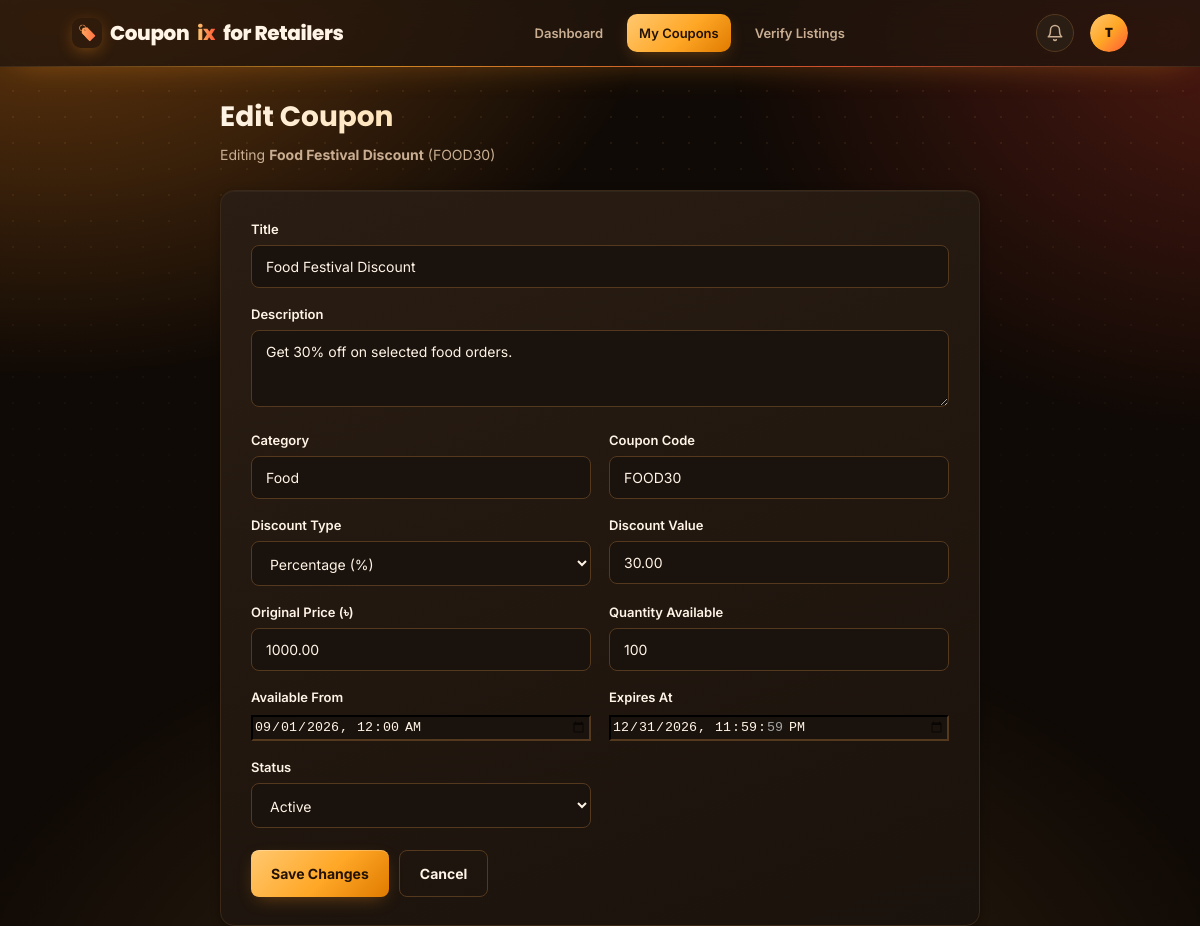
Page /retailer-coupon-edit.php?id=1 (signed in) on the committed database.
### tables this page shows
CREATE TABLE coupons (
    id INT UNSIGNED AUTO_INCREMENT PRIMARY KEY,

    title VARCHAR(150) NOT NULL,

    description TEXT DEFAULT NULL,

    retailer_name VARCHAR(100) NOT NULL DEFAULT 'Couponix Marketplace',

    retailer_id INT UNSIGNED DEFAULT NULL,

    category VARCHAR(60) NOT NULL DEFAULT 'General',

    coupon_code VARCHAR(100) NOT NULL UNIQUE,

    discount_type ENUM('percentage', 'fixed')
        NOT NULL DEFAULT 'percentage',

    discount_value DECIMAL(10,2) NOT NULL DEFAULT 0.00,

    original_price DECIMAL(10,2) NOT NULL DEFAULT 0.00,

    final_price DECIMAL(10,2) NOT NULL DEFAULT 0.00,

    quantity INT UNSIGNED NOT NULL DEFAULT 0,

    available_from DATETIME DEFAULT NULL,

    expires_at DATETIME DEFAULT NULL,

    status ENUM(
        'active',
        'inactive',
        'expired',
        'sold_out'
    ) NOT NULL DEFAULT 'active',

    created_at TIMESTAMP DEFAULT CURRENT_TIMESTAMP,

    updated_at TIMESTAMP DEFAULT CURRENT_TIMESTAMP
        ON UPDATE CURRENT_TIMESTAMP,

    CONSTRAINT fk_coupon_retailer
        FOREIGN KEY (retailer_id)
        REFERENCES retailers(id)
        ON DELETE SET NULL
        ON UPDATE CASCADE
);

### retailer-auth.php (called while the page is built, shortened)
<?php
$retailer_id = (int) $_SESSION["retailer_id"];

### functions.php (called while the page is built, shortened)
<?php
function h($value): string
{
    return htmlspecialchars((string) $value, ENT_QUOTES, 'UTF-8');
}
    ?>

### retailer-coupon-edit.php (the view, shortened to what this page needs)
<?php
require __DIR__ . '/db.php';
require __DIR__ . '/functions.php';
require __DIR__ . '/retailer-auth.php';
$couponId = (int) ($_GET['id'] ?? $_POST['id'] ?? 0);
$stmt = $conn->prepare("SELECT * FROM coupons WHERE id = ? AND retailer_id = ?");
$stmt->bind_param("ii", $couponId, $retailer_id);
$stmt->execute();
$coupon = $stmt->get_result()->fetch_assoc();
$old = [
    'title' => $coupon['title'],
    'description' => $coupon['description'],
    'category' => $coupon['category'],
    'coupon_code' => $coupon['coupon_code'],
    'discount_type' => $coupon['discount_type'],
    'discount_value' => $coupon['discount_value'],
    'original_price' => $coupon['original_price'],
    'quantity' => $coupon['quantity'],
    'available_from' => $coupon['available_from'] ? str_replace(' ', 'T', $coupon['available_from']) : '',
    'expires_at' => $coupon['expires_at'] ? str_replace(' ', 'T', $coupon['expires_at']) : '',
    'status' => $coupon['status'],
];
?>
<!DOCTYPE html>
<html lang="en">
<head>
<link rel="stylesheet" href="asset/style.css">
</head>
<body>
<?php require __DIR__ . '/retailer-nav.php'; ?>
<div class="container" style="max-width: 760px;">
    <div class="dr-page-header">
        <h1>Edit Coupon</h1>
        <p>Editing <strong><?= h($coupon['title']) ?></strong> (<?= h($coupon['coupon_code']) ?>)</p>
    </div>
    <div class="dr-card" style="padding: 28px 30px;">
        <form method="POST">
            <div class="dr-form-grid">
                <div class="dr-field full">
                    <label>Title</label>
                    <input type="text" name="title" value="<?= h($old['title']) ?>" required>
                </div>
                <div class="dr-field full">
                    <label>Description</label>
                    <textarea name="description" rows="3"><?= h($old['description']) ?></textarea>
                </div>
                <div class="dr-field">
                    <label>Category</label>
                    <input type="text" name="category" value="<?= h($old['category']) ?>" required>
                </div>
                <div class="dr-field">
                    <label>Coupon Code</label>
                    <input type="text" name="coupon_code" value="<?= h($old['coupon_code']) ?>" required style="text-transform:uppercase;">
                </div>
                <div class="dr-field">
                    <label>Discount Type</label>
                    <select name="discount_type">
                        <option value="percentage" <?= $old['discount_type'] === 'percentage' ? 'selected' : '' ?>>Percentage (%)</option>
                    </select>
                </div>
                <div class="dr-field">
                    <label>Discount Value</label>
                    <input type="number" step="0.01" min="0" name="discount_value" value="<?= h($old['discount_value']) ?>" required>
                </div>
                <div class="dr-field">
                    <label>Original Price (৳)</label>
                    <input type="number" step="0.01" min="0.01" name="original_price" value="<?= h($old['original_price']) ?>" required>
                </div>
                <div class="dr-field">
                    <label>Quantity Available</label>
                    <input type="number" min="0" name="quantity" value="<?= h($old['quantity']) ?>" required>
                </div>
                <div class="dr-field">
                    <label>Available From</label>
                    <input type="datetime-local" name="available_from" value="<?= h($old['available_from']) ?>">
                </div>
                <div class="dr-field">
                    <label>Expires At</label>
                    <input type="datetime-local" name="expires_at" value="<?= h($old['expires_at']) ?>" required>
                </div>
                <div class="dr-field">
                    <label>Status</label>
                    <select name="status">
                        <option value="active" <?= $old['status'] === 'active' ? 'selected' : '' ?>>Active</option>
                    </select>
                </div>
            </div>
            <div style="display:flex; gap:10px; margin-top: 6px;">
                <button type="submit" class="dr-btn">Save Changes</button>
                <a href="retailer-coupons.php" class="dr-btn dr-btn-outline">Cancel</a>
            </div>
        </form>
    </div>
</div>
</body>
</html>

### retailer-coupon-edit.php (style rules this page uses)
.dr-field input[type="datetime-local"] { width: 100%; color: var(--text); color-scheme: dark; }

### rows in the picture
coupons: title "Food Festival Discount", coupon_code "FOOD30", description "Get 30% off on selected food orders.", category "Food", discount_type "Percentage (%)", discount_value "30.00", original_price "1000.00", quantity "100", status "Active"

### other values in the picture
$retailer_initial "T"
